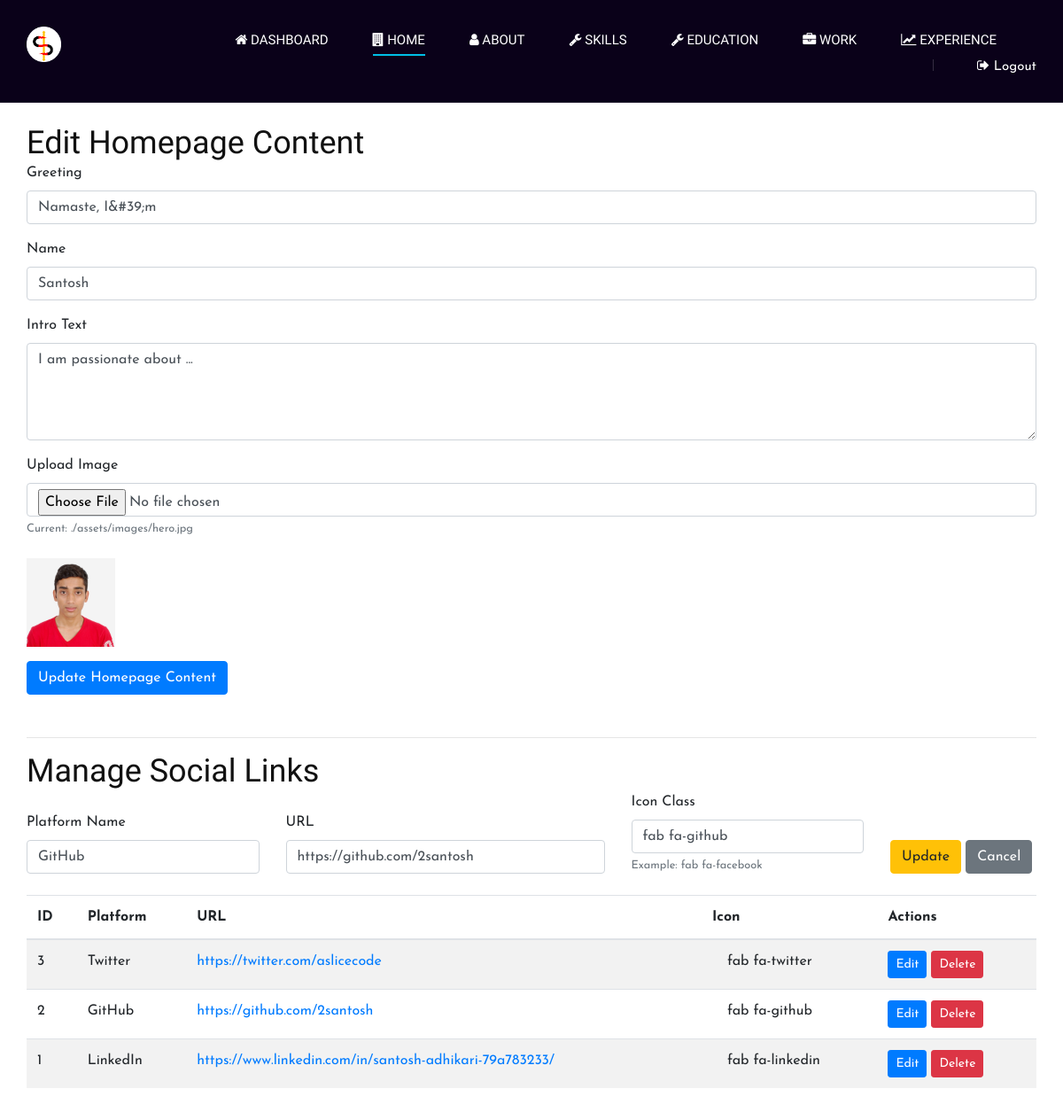
The app's page /admin/pages/home.php?edit_social_link=2 (signed in) with its own data.
### tables this page shows
CREATE TABLE `homepage_content` (
  `id` int(11) NOT NULL,
  `greeting` varchar(255) DEFAULT NULL,
  `name` varchar(100) DEFAULT NULL,
  `intro_text` text DEFAULT NULL,
  `image_path` varchar(255) DEFAULT NULL
);

CREATE TABLE `social_links` (
  `id` int(11) NOT NULL,
  `homepage_content_id` int(11) DEFAULT NULL,
  `platform_name` varchar(50) DEFAULT NULL,
  `url` varchar(255) DEFAULT NULL,
  `icon_class` varchar(100) DEFAULT NULL
);

### admin/pages/home.php (the view, shortened to what this page needs)
<?php
require_once ROOT_PATH . '/db.php';
$result = $mysqli->query("SELECT * FROM homepage_content LIMIT 1");
$homepageContent = $result ? $result->fetch_assoc() : null;
$socialLinks = [];
$result = $mysqli->query("SELECT * FROM social_links WHERE homepage_content_id = " . (int)$homepageContent['id'] . " ORDER BY id DESC");
if ($result) {
    $socialLinks = $result->fetch_all(MYSQLI_ASSOC);
}
$editingSocialLink = null;
if (isset($_GET['edit_social_link'])) {
    $id = (int)$_GET['edit_social_link'];
    $stmt = $mysqli->prepare("SELECT * FROM social_links WHERE id = ?");
    $stmt->bind_param("i", $id);
    $stmt->execute();
    $res = $stmt->get_result();
    $editingSocialLink = $res->fetch_assoc();
}
require_once ROOT_PATH . '/admin/includes/admin-header.php';
?>
<div class="container py-4">
    <h2>Edit Homepage Content</h2>
    <form method="POST" enctype="multipart/form-data" class="mb-5">
        <div class="mb-3">
            <label class="form-label">Greeting</label>
            <input type="text" name="greeting" class="form-control" required
                value="<?= htmlspecialchars($homepageContent['greeting']) ?>">
        </div>
        <div class="mb-3">
            <label class="form-label">Name</label>
            <input type="text" name="name" class="form-control" required
                value="<?= htmlspecialchars($homepageContent['name']) ?>">
        </div>
        <div class="mb-3">
            <label class="form-label">Intro Text</label>
            <textarea name="intro_text" class="form-control" rows="4"
                required><?= htmlspecialchars($homepageContent['intro_text']) ?></textarea>
        </div>
        <div class="mb-3">
            <label class="form-label">Upload Image</label>
            <input type="file" name="image_file" class="form-control" accept="image/*">
            <?php if (!empty($homepageContent['image_path'])): ?>
            <small class="form-text text-muted">Current:
                <?= htmlspecialchars($homepageContent['image_path']) ?></small><br>
            <img src="/santosh-portfolio-site/<?= htmlspecialchars($homepageContent['image_path']) ?>"
                alt="Current Image" style="max-height: 100px;">
            <?php endif; ?>
        </div>
        <button type="submit" name="update_homepage" class="btn btn-primary">Update Homepage Content</button>
    </form>
    <hr>
    <h2>Manage Social Links</h2>
    <form method="POST" class="mb-4">
        <div class="row g-3 align-items-end">
            <div class="col-md-3">
                <label class="form-label">Platform Name</label>
                <input type="text" name="platform_name" class="form-control" required
                    value="<?= $editingSocialLink ? htmlspecialchars($editingSocialLink['platform_name']) : '' ?>">
            </div>
            <div class="col-md-4">
                <label class="form-label">URL</label>
                <input type="url" name="url" class="form-control" required
                    value="<?= $editingSocialLink ? htmlspecialchars($editingSocialLink['url']) : '' ?>">
            </div>
            <div class="col-md-3">
                <label class="form-label">Icon Class</label>
                <input type="text" name="icon_class" class="form-control" required
                    value="<?= $editingSocialLink ? htmlspecialchars($editingSocialLink['icon_class']) : '' ?>">
                <small class="form-text text-muted">Example: fab fa-facebook</small>
            </div>
            <div class="col-md-2">
                <?php if ($editingSocialLink): ?>
                <button type="submit" name="update_social_link" class="btn btn-warning">Update</button>
                <a href="home.php" class="btn btn-secondary">Cancel</a>
                <?php else: ?>
                <button type="submit" name="add_social_link" class="btn btn-success">Add</button>
                <?php endif; ?>
            </div>
        </div>
    </form>
    <table class="table table-striped table-hover">
        <thead>
            <tr>
                <th>ID</th>
                <th>Platform</th>
                <th>URL</th>
                <th>Icon</th>
                <th>Actions</th>
            </tr>
        </thead>
        <tbody>
            <?php foreach ($socialLinks as $link): ?>
            <tr>
                <td><?= $link['id'] ?></td>
                <td><?= htmlspecialchars($link['platform_name']) ?></td>
                <td><a href="<?= htmlspecialchars($link['url']) ?>"
                        target="_blank"><?= htmlspecialchars($link['url']) ?></a></td>
                <td><i class="<?= htmlspecialchars($link['icon_class']) ?>"></i>
                    <?= htmlspecialchars($link['icon_class']) ?></td>
                <td>
                    <a href="?edit_social_link=<?= $link['id'] ?>" class="btn btn-sm btn-primary">Edit</a>
                    <a href="?delete_social_link=<?= $link['id'] ?>" class="btn btn-sm btn-danger"
                        onclick="return confirm('Are you sure you want to delete this link?');">Delete</a>
                </td>
            </tr>
            <?php endforeach; ?>
        </tbody>
    </table>
</div>
<?php require_once ROOT_PATH . '/admin/includes/admin-footer.php'; ?>

### admin/assets/css/style.css (style rules this page uses)
html, body { height: 100%; font-family: "Josefin Sans", sans-serif; -webkit-font-smoothing: antialiased; }
h1, h2, h3, h4, h5, h6 { margin: 0; color: #111111; font-weight: 400; font-family: "Play", sans-serif; }
h2 { font-size: 36px; }
img { max-width: 100%; }
@media only screen and (min-width: 1200px) { .container { max-width: 1170px; } }

### records on screen
homepage_content: greeting "Namaste, I&#39;m", name "Santosh", intro_text "I am passionate about ...", image_path "./assets/images/hero.jpg", image_path (picture)
social_links: platform_name "GitHub", url "https://github.com/2santosh", icon_class "fab fa-github", id "2"
social_links: id "3", platform_name "Twitter", url "https://twitter.com/aslicecode", icon_class "fab fa-twitter"
social_links: id "1", platform_name "LinkedIn", url "https://www.linkedin.com/in/santosh-adhikari-79a783233/", icon_class "fab fa-linkedin"
